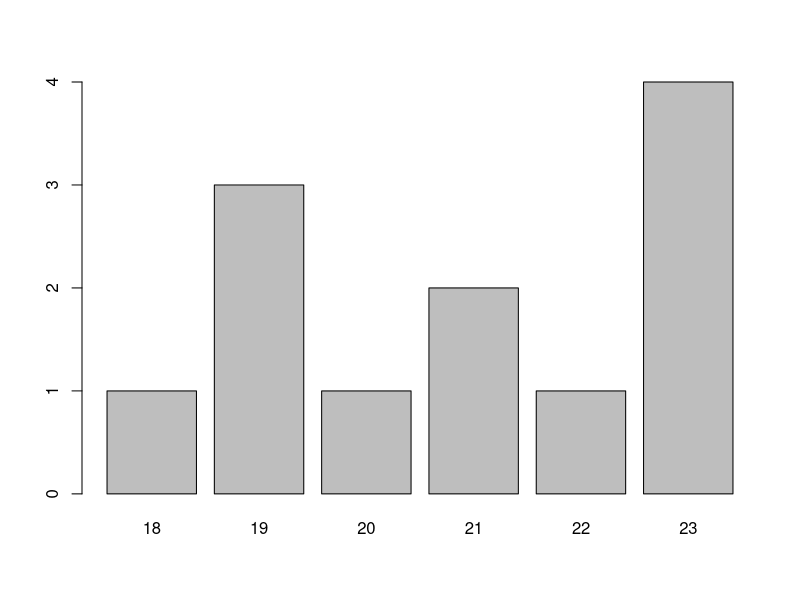

This chart was generated by the following R code:
# How to calculate the frequency distribution for quantitative 
# data in R----


# Load the data set
age <- c(18, 19, 19, 19, 20, 21, 21, 22, 23, 23, 23, 23)

# Create a frequency table for age data
table(age)

# Create bar plot for Diet variable
barplot(table(age))




